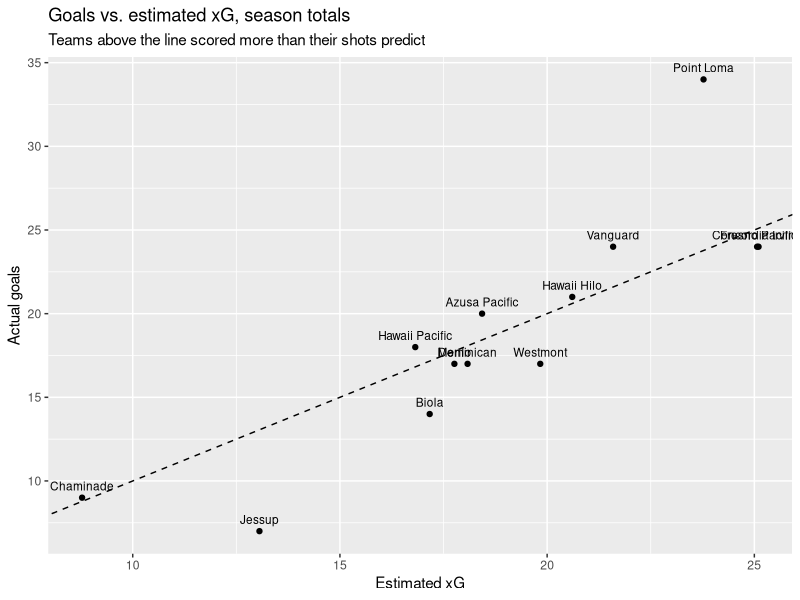
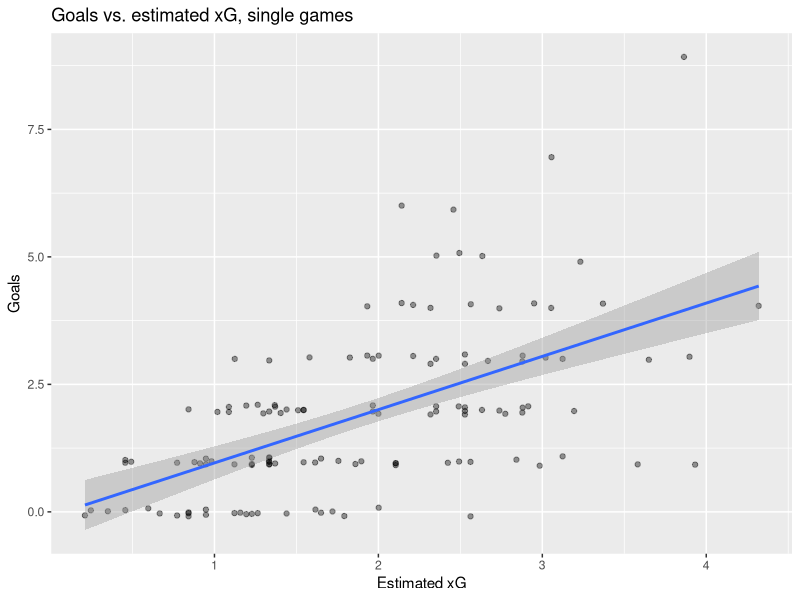

The R script that drew these images, in order:
## ---- chunk 1
library(tidyverse)

team_games <- read_csv("data/team_games.csv")
games      <- read_csv("data/games.csv")

glimpse(team_games)
## ---- chunk 2
w_on_target  <- 0.246   # value of a shot on target
w_off_target <- 0.070   # value of a shot that missed or was blocked
draw_margin  <- 0.5     # |xG difference| smaller than this = predicted draw

est_xg <- function(sot, shots_off) {
  sot * w_on_target + shots_off * w_off_target
}
## ---- chunk 3
team_games <- team_games |>
  mutate(
    xg_for     = est_xg(sot_for, shots_off_for),
    xg_against = est_xg(sot_against, shots_off_against),
    xg_diff    = xg_for - xg_against,
    x_result   = case_when(
      xg_diff >=  draw_margin ~ "W",
      xg_diff <= -draw_margin ~ "L",
      TRUE                    ~ "D"))
## ---- chunk 4
team_summary <- team_games |>
  group_by(team) |>
  summarise(
    games       = n(),
    points      = sum(points),
    goals_for   = sum(goals_for),
    xg_for      = sum(xg_for),
    goals_minus_xg = goals_for - xg_for,
    goals_against  = sum(goals_against),
    xg_against     = sum(xg_against)) |>
  arrange(desc(points))

team_summary
## ---- chunk 5
ggplot(team_summary, aes(xg_for, goals_for, label = team)) +
  geom_abline(linetype = "dashed") +
  geom_point() +
  geom_text(vjust = -0.8, size = 3) +
  labs(x = "Estimated xG", y = "Actual goals",
       title = "Goals vs. estimated xG, season totals",
       subtitle = "Teams above the line scored more than their shots predict")
## ---- chunk 6
# Predicted result vs. actual result
team_games |>
  count(result, x_result) |>
  pivot_wider(names_from = x_result, values_from = n, values_fill = 0)

# Share of games called correctly
mean(team_games$result == team_games$x_result)
## ---- chunk 7
ggplot(team_games, aes(xg_for, goals_for)) +
  geom_jitter(width = 0, height = 0.1, alpha = 0.4) +
  geom_smooth(method = "lm") +
  labs(x = "Estimated xG", y = "Goals", title = "Goals vs. estimated xG, single games")
## ---- chunk 8
m <- glm(goals_for ~ 0 + sot_for + shots_off_for, family = poisson(link = "identity"), data   = team_games)

summary(m)


# Learn the two weights from one set of games
fit_xg <- function(train) {
  coef(lm(goals_for ~ 0 + sot_for + shots_off_for, data = train))
}

# Apply those weights to a different set of games and score them
test_xg <- function(test, w, train, draw_margin = 0.5) {
  test |>
    mutate(
      xg_for     = w[1] * sot_for     + w[2] * shots_off_for,
      xg_against = w[1] * sot_against + w[2] * shots_off_against,
      x_result   = case_when(xg_for - xg_against >=  draw_margin ~ "W",
                             xg_for - xg_against <= -draw_margin ~ "L",
                             TRUE ~ "D")) |>
    summarise(
      games           = n(),
      actual_goals    = sum(goals_for),
      predicted_goals = sum(xg_for),
      error_per_game  = sqrt(mean((goals_for - xg_for)^2)),
      # baseline: guess the training games' average for every game
      baseline_error  = sqrt(mean((goals_for - mean(train$goals_for))^2)),
      result_accuracy = mean(result == x_result))
}

# Example: learn from each team's first 5 games, test on its last 5
train <- filter(team_games, game_no <= 5)
test  <- filter(team_games, game_no >  5)

w <- fit_xg(train)
w
test_xg(test, w, train)

# Vlad's own weights on the same test games, for comparison
print(test_xg(test, c(0.33, 0.15), train))

## ---- chunk 9
library(dplyr)

set.seed(1) #means it is reproducible, every time the code chunk is ran it will give same answer
n_sims <- 10000 #10,000 simulations

# creates the real 2025 table: using points as the main way to decide order, then goal difference, then goals for
actual <- team_games %>%
  group_by(team) %>%
  summarize(pts = sum(points), gd = sum(goal_diff), gf = sum(goals_for)) %>%
  arrange(desc(pts), desc(gd), desc(gf)) %>%
  mutate(actual_pos = row_number()) # gives each team its acutal conference rank

# one row per real game (each game appears twice in team_games)
games <- team_games %>% distinct(game_id, .keep_all = TRUE)

# has each team matching their position in the standings.
# will be used to keep track of each team's results during simulations.
home <- match(games$team,     actual$team)
away <- match(games$opponent, actual$team)

# Function simulates an entire season using expected goals (xG)

# row 2 and 3 randomly generate the number of goals scored in each game
# A Poisson distribution is used, with each team's expected goals as the average

# row 4-5 calculates the pointseach team should get based on the simulated score
simulate_season <- function() {
  gA <- rpois(nrow(games), games$xg_for)       # goals scored by the listed team
  gB <- rpois(nrow(games), games$xg_against)   # goals scored by the opponent
  ptsA <- 3 * (gA > gB) + (gA == gB)
  ptsB <- 3 * (gB > gA) + (gA == gB)
  who  <- c(home, away)                        # Combine results for both the home and away team so we can calculate total points, goal difference, and goals scored
  pts  <- rowsum(c(ptsA, ptsB), who)[, 1]
  gd   <- rowsum(c(gA - gB, gB - gA), who)[, 1]
  gf   <- rowsum(c(gA, gB), who)[, 1]          # calculate for all teams and use rowsum() to group the results by team
  pos  <- integer(13)                          # Create a vector to store the final position of each of the 13 teams
  pos[order(-pts, -gd, -gf, runif(13))] <- 1:13   # random coin flip if still tied
  pos
}

positions <- replicate(n_sims, simulate_season())   # 13 teams x 10,000 seasons
hit <- positions == actual$actual_pos                # TRUE = finished in its real spot

# 1) per-team results: real position vs expected position
actual %>%
  mutate(
    p_real_spot  = rowMeans(hit),
    avg_sim_pos  = rowMeans(positions),
    expected_pos = rank(avg_sim_pos, ties.method = "first")
  ) %>%
  select(team, actual_pos, expected_pos, avg_sim_pos, p_real_spot)
